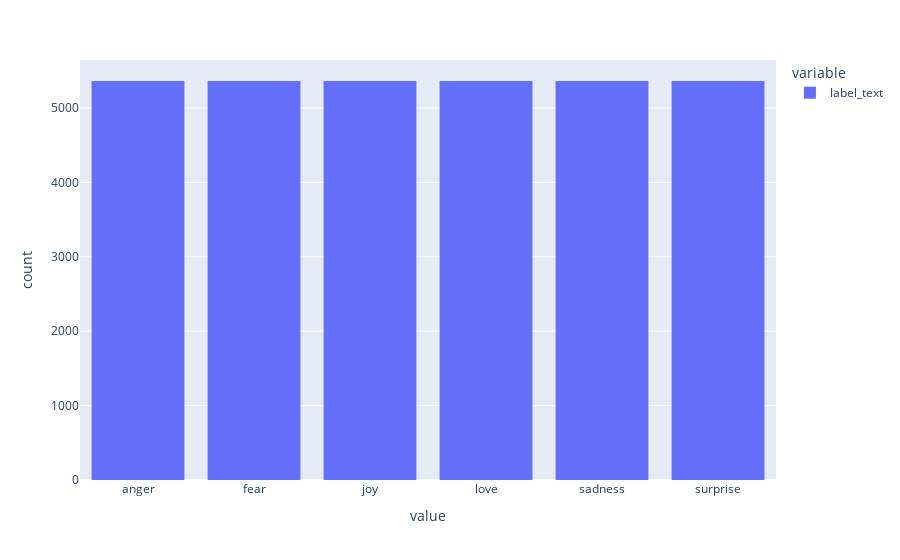

Notebook source saved alongside this figure:
### Code cell
px.histogram(balanced_data["label_text"]) # thats better

### Figure 1 — Plotly figure (JSON) as saved in the notebook; plotly's stock layout.template omitted (floating-point values rounded to 4 significant figures; data arrays with more than 128 entries replaced by an {"elided": "..."} marker saying what was removed)
{"data": [{"alignmentgroup": "True", "bingroup": "x", "hovertemplate": "variable=label_text<br>value=%{x}<br>count=%{y}<extra></extra>", "legendgroup": "label_text", "marker": {"color": "#636efa", "pattern": {"shape": ""}}, "name": "label_text", "offsetgroup": "label_text", "orientation": "v", "showlegend": true, "type": "histogram", "x": {"elided": "32172 str values"}, "xaxis": "x", "yaxis": "y"}], "layout": {"barmode": "relative", "legend": {"title": {"text": "variable"}, "tracegroupgap": 0}, "margin": {"t": 60}, "xaxis": {"anchor": "y", "domain": [0, 1], "title": {"text": "value"}}, "yaxis": {"anchor": "x", "domain": [0, 1], "title": {"text": "count"}}}}
